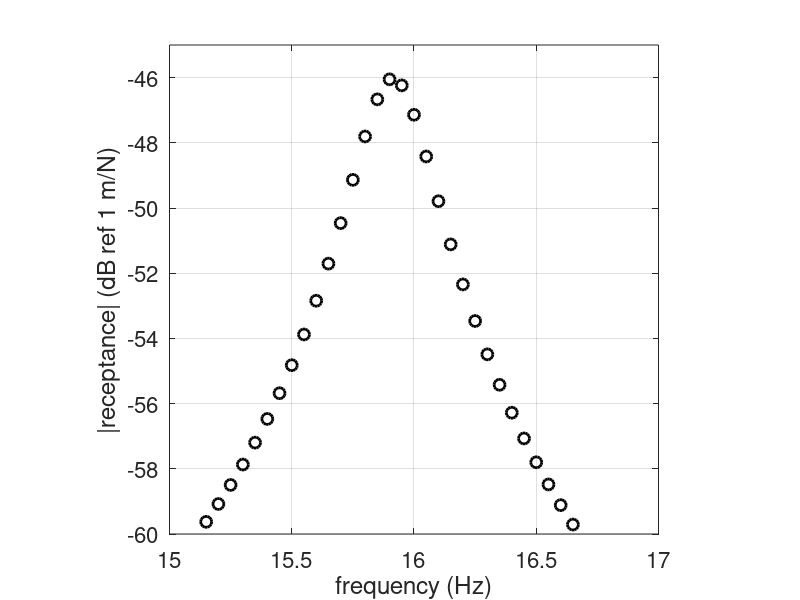
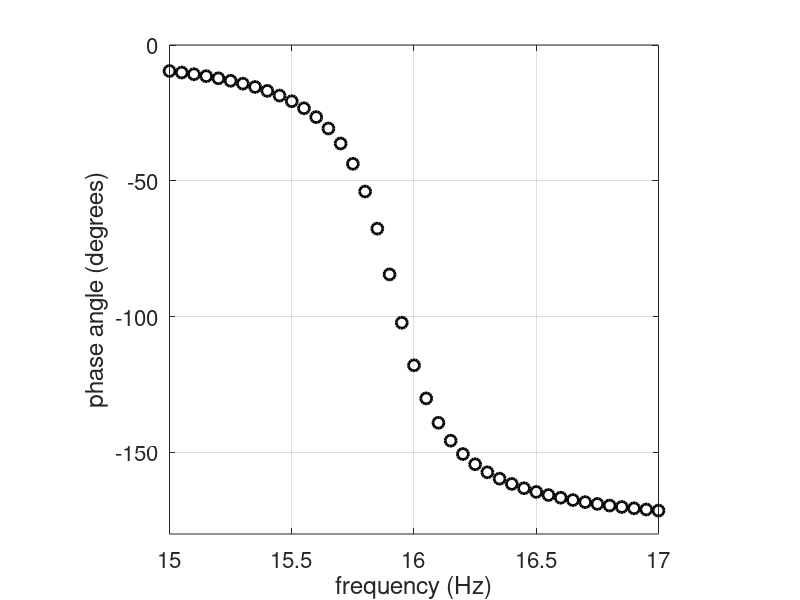
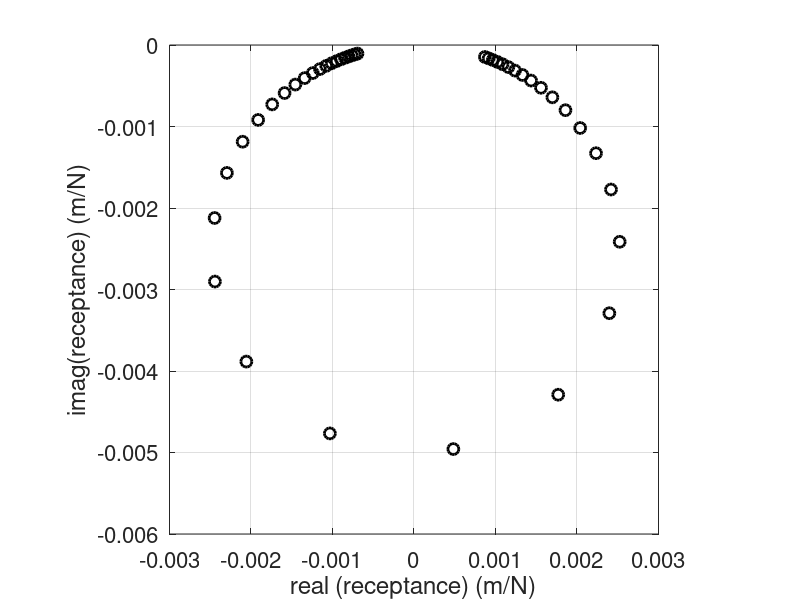

MATLAB code for these plots, in order:
%% Exercise 2.4
clear all;

%% Parameters
m=1;                                % mass
k=1e4;                              % stiffness
wn=sqrt(k/m);                       % natural frequency
z=0.01;                             % damping ratio
c=2*z*wn*m;                         % damping coefficient

%% Frequency vector
f=15:0.05:17;                       % frequency vector
w=2*pi*f;

%% Receptance FRF
H=1./(k-w.^2+j*w*c);                % receptance FRF

%% Plot results
figure (1)
plot(f,20*log10(abs(H)),'ok','markersize',8,'linewidth',2)   % modulus
axis([15,17,-60,-45])
set(gca,'fontsize',16)
xlabel('frequency (Hz)');
ylabel('|receptance| (dB ref 1 m/N)');
grid;axis square

figure (2)
plot(f,180/pi*angle(H),'ok','markersize',8,'linewidth',2)    % phase
grid;axis square
axis([-inf,inf,-180,0])
set(gca,'fontsize',16)
xlabel('frequency (Hz)');
ylabel('phase angle (degrees)');

figure (3)
plot(real(H),imag(H),'ok','markersize',8,'linewidth',2)      % Nyquist
grid;axis square
axis([-3e-3,3e-3,-6e-3,0])
set(gca,'fontsize',16)
xlabel('real (receptance) (m/N)');
ylabel('imag(receptance) (m/N)');

